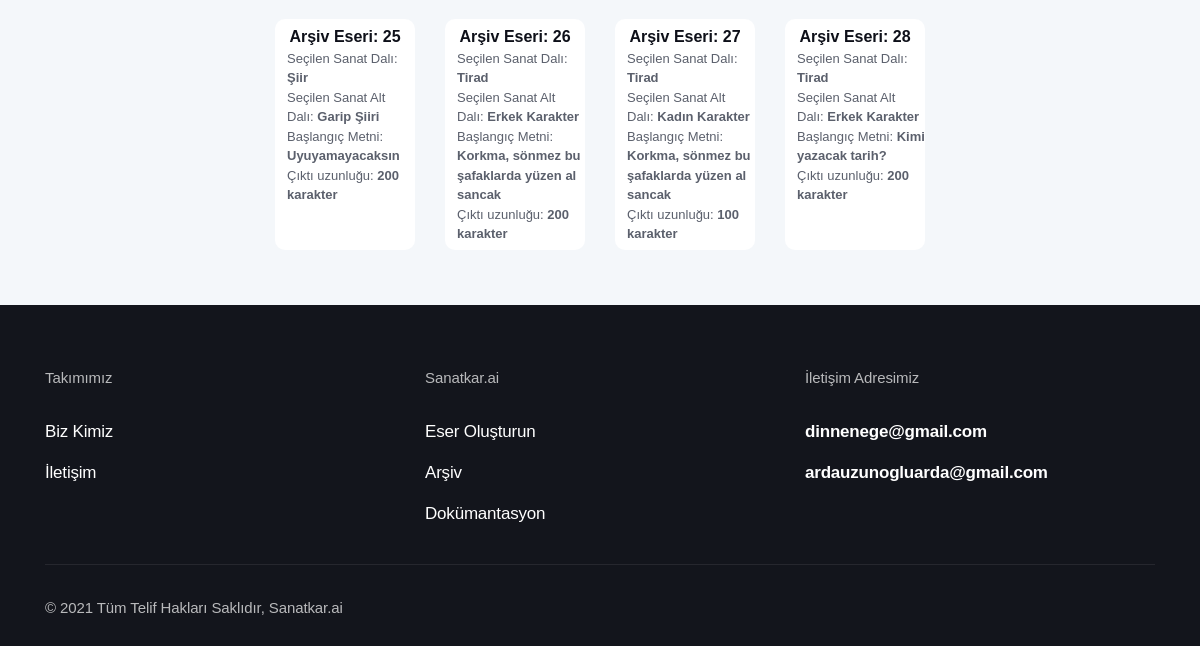
/archive (lower part), run on an earlier commit of the app's database.
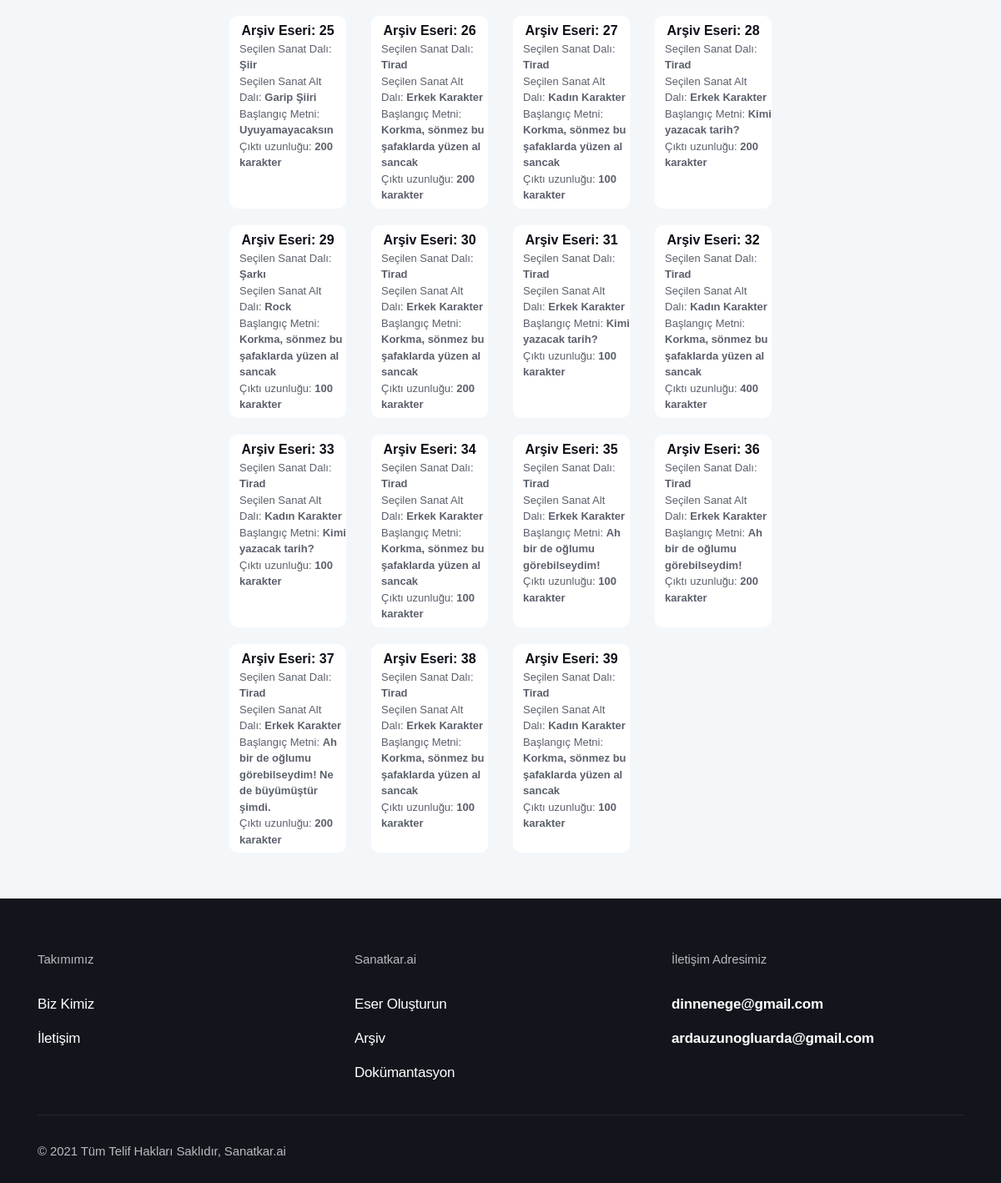
And on a later commit of the database.
### app.py (models this page shows)
class Archive(db.Model):
    id = db.Column(db.Integer, primary_key=True)
    generated_text = db.Column(db.String(600))
    art_branch = db.Column(db.String(10))
    genre = db.Column(db.String(30))
    seed_input = db.Column(db.String(35))
    length_input = db.Column(db.String(3))

### app.py (the view)
@app.route("/archive")
def archive():
    archive = Archive.query.all()
    return render_template("archive.html", archive=archive)

### templates/archive.html (shortened to what the changed rows need)
<!DOCTYPE html>
<html lang="en">
<head>
  <link rel="stylesheet" href="{{ url_for('static', filename='css/bootstrap.css') }}">
  <link rel="stylesheet" href="{{ url_for('static', filename='fonts/icon-font/css/style.css') }}">
  <link rel="stylesheet" href="{{ url_for('static', filename='fonts/typography-font/typo.css') }}">
  <link rel="stylesheet" href="{{ url_for('static', filename='fonts/fontawesome-5/css/all.css') }}">
  <link rel="stylesheet" href="{{ url_for('static', filename='plugins/aos/aos.min.css') }}">
  <link rel="stylesheet" href="{{ url_for('static', filename='plugins/fancybox/jquery.fancybox.min.css') }}">
  <link rel="stylesheet" href="{{ url_for('static', filename='plugins/nice-select/nice-select.min.css') }}">
  <link rel="stylesheet" href="{{ url_for('static', filename='plugins/slick/slick.min.css') }}">
  <link rel="stylesheet" href="{{ url_for('static', filename='plugins/date-picker/css/gijgo.min.css') }}"
    type="text/css" />
  <link rel="stylesheet" href="{{ url_for('static', filename='plugins/theme-mode-switcher/switcher-panel.css') }}">
  <link rel="stylesheet" href="{{ url_for('static', filename='css/main.css') }}">
  <link rel="stylesheet" href="{{ url_for('static', filename='css/theme-mode-custom.css') }}">
  <link rel="stylesheet" href="https://cdnjs.cloudflare.com/ajax/libs/font-awesome/5.15.4/css/all.min.css">
</head>
<body data-theme="light">
  <div class="site-wrapper overflow-hidden">
    <div class="inner-banner pt-20 bg-default-2">
      <div class="container-fluid">
        <div class="row  justify-content-center pt-5">
          <div class="col-xl-8 col-lg-9">
            <div class="px-md-15 text-center">
              <div class="row flex-lg-fill">
                {% if archive == [] %}
                  <p class="gr-text-8 mb-8">Eser bulunamamıştır.</p>
                {% else %}
                  {% for archive_element in archive %}
                    <div class="col-lg-3 mb-7 col-12 btn-11">
                      <a class="d-block w-100 h-100 card archive-card pt-2" display href="/archive/{{archive_element.id}}">
                        Arşiv Eseri: <span id="archiveno" class="mt-1">{{archive_element.id}}</span>
                        <p class="archive-detail text-left pl-5 mb-2">Seçilen Sanat Dalı: <span>{{archive_element.art_branch}}</span><br>Seçilen Sanat Alt Dalı: <span>{{archive_element.genre}}</span><br>Başlangıç Metni: <span>{{archive_element.seed_input}}</span><br>Çıktı uzunluğu: <span>{{archive_element.length_input}} karakter</span></p>
                      </a>
                    </div>
                  {% endfor %}
                {% endif %}
              </div>
            </div>
          </div>
        </div>
      </div>
    </div>
</body>
</html>

What changed in the data, as far as the page shows it:
added Archive: id "29", art_branch "Şarkı", genre "Rock", seed_input "Korkma, sönmez bu şafaklarda yüzen al sancak", length_input "100"
added Archive: id "30", art_branch "Tirad", genre "Erkek Karakter", seed_input "Korkma, sönmez bu şafaklarda yüzen al sancak", length_input "200"
added Archive: id "31", art_branch "Tirad", genre "Erkek Karakter", seed_input "Kimi yazacak tarih?", length_input "100"
added Archive: id "32", art_branch "Tirad", genre "Kadın Karakter", seed_input "Korkma, sönmez bu şafaklarda yüzen al sancak", length_input "400"
added Archive: id "33", art_branch "Tirad", genre "Kadın Karakter", seed_input "Kimi yazacak tarih?", length_input "100"
added Archive: id "34", art_branch "Tirad", genre "Erkek Karakter", seed_input "Korkma, sönmez bu şafaklarda yüzen al sancak", length_input "100"
added Archive: id "35", art_branch "Tirad", genre "Erkek Karakter", seed_input "Ah bir de oğlumu görebilseydim!", length_input "100"
added Archive: id "36", art_branch "Tirad", genre "Erkek Karakter", seed_input "Ah bir de oğlumu görebilseydim!", length_input "200"
added Archive: id "37", art_branch "Tirad", genre "Erkek Karakter", seed_input "Ah bir de oğlumu görebilseydim! Ne de büyümüştür şimdi.", length_input "200"
added Archive: id "38", art_branch "Tirad", genre "Erkek Karakter", seed_input "Korkma, sönmez bu şafaklarda yüzen al sancak", length_input "100"
added Archive: id "39", art_branch "Tirad", genre "Kadın Karakter", seed_input "Korkma, sönmez bu şafaklarda yüzen al sancak", length_input "100"
